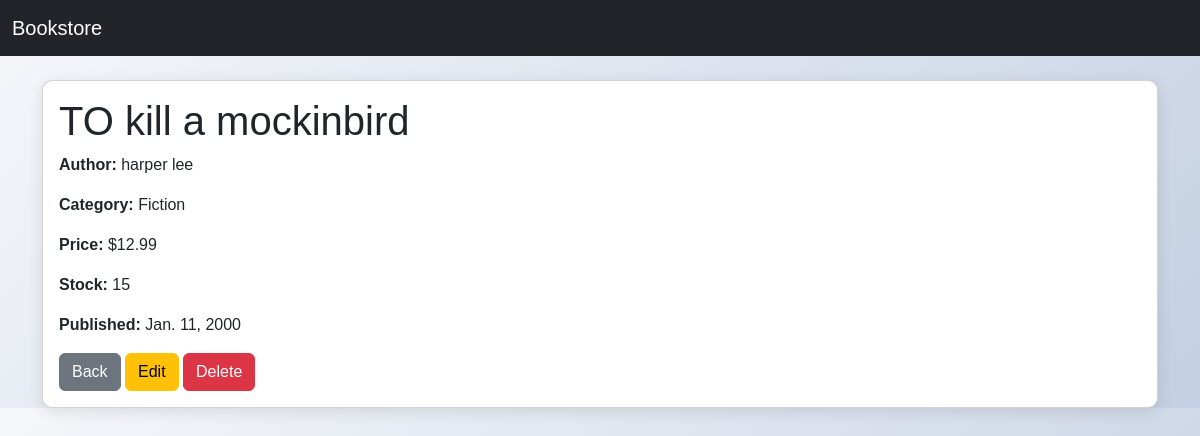
Screenshot of /book/3/ with the database file from the repository.
### books/models.py (models this page shows, shortened)
class Book(models.Model):
    title = models.CharField(max_length=200)
    author = models.CharField(max_length=200)
    category = models.ForeignKey(Category, on_delete=models.CASCADE)
    price = models.DecimalField(max_digits=6, decimal_places=2)
    stock = models.PositiveIntegerField()
    published_date = models.DateField()

class Category(models.Model):
    name = models.CharField(max_length=100)

### books/views.py (the view)
# urls.py: path('book/<int:pk>/', views.book_detail, name='book_detail'),
def book_detail(request, pk):
    book = get_object_or_404(Book, pk=pk)
    return render(request, 'books/book_detail.html', {'book': book})

### books/templates/books/book_detail.html (shortened to what this page needs)
<!DOCTYPE html>
<html lang="en">
<head>
    <link href="https://cdn.jsdelivr.net/npm/bootstrap@5.3.0/dist/css/bootstrap.min.css" rel="stylesheet">
</head>
<body>
    <nav class="navbar navbar-dark bg-dark">
        <div class="container-fluid">
            <a class="navbar-brand" href="{% url 'book_list' %}">Bookstore</a>
        </div>
    </nav>
    <div class="container mt-4">
        <div class="card">
            <div class="card-body">
                <h1 class="card-title">{{ book.title }}</h1>
                <p><strong>Author:</strong> {{ book.author }}</p>
                <p><strong>Category:</strong> {{ book.category.name }}</p>
                <p><strong>Price:</strong> ${{ book.price }}</p>
                <p><strong>Stock:</strong> {{ book.stock }}</p>
                <p><strong>Published:</strong> {{ book.published_date }}</p>
                <div class="mt-3">
                    <a href="{% url 'book_list' %}" class="btn btn-secondary">Back</a>
                    <a href="{% url 'book_update' book.pk %}" class="btn btn-warning">Edit</a>
                    <a href="{% url 'book_delete' book.pk %}" class="btn btn-danger">Delete</a>
                </div>
            </div>
        </div>
    </div>
</body>
</html>

### books/templates/books/book_detail.html (style rules this page uses)
body { font-family: 'Poppins', sans-serif; background: linear-gradient(135deg, #f5f7fa 0%, #c3cfe2 100%); }
.card { border-radius: 10px; box-shadow: 0 4px 15px rgba(0, 0, 0, 0.1); }

### rows the page displays
Book: title "TO kill a mockinbird", author "harper lee", category.name "Fiction", price "12.99", stock "15", published_date "Jan. 11, 2000"
